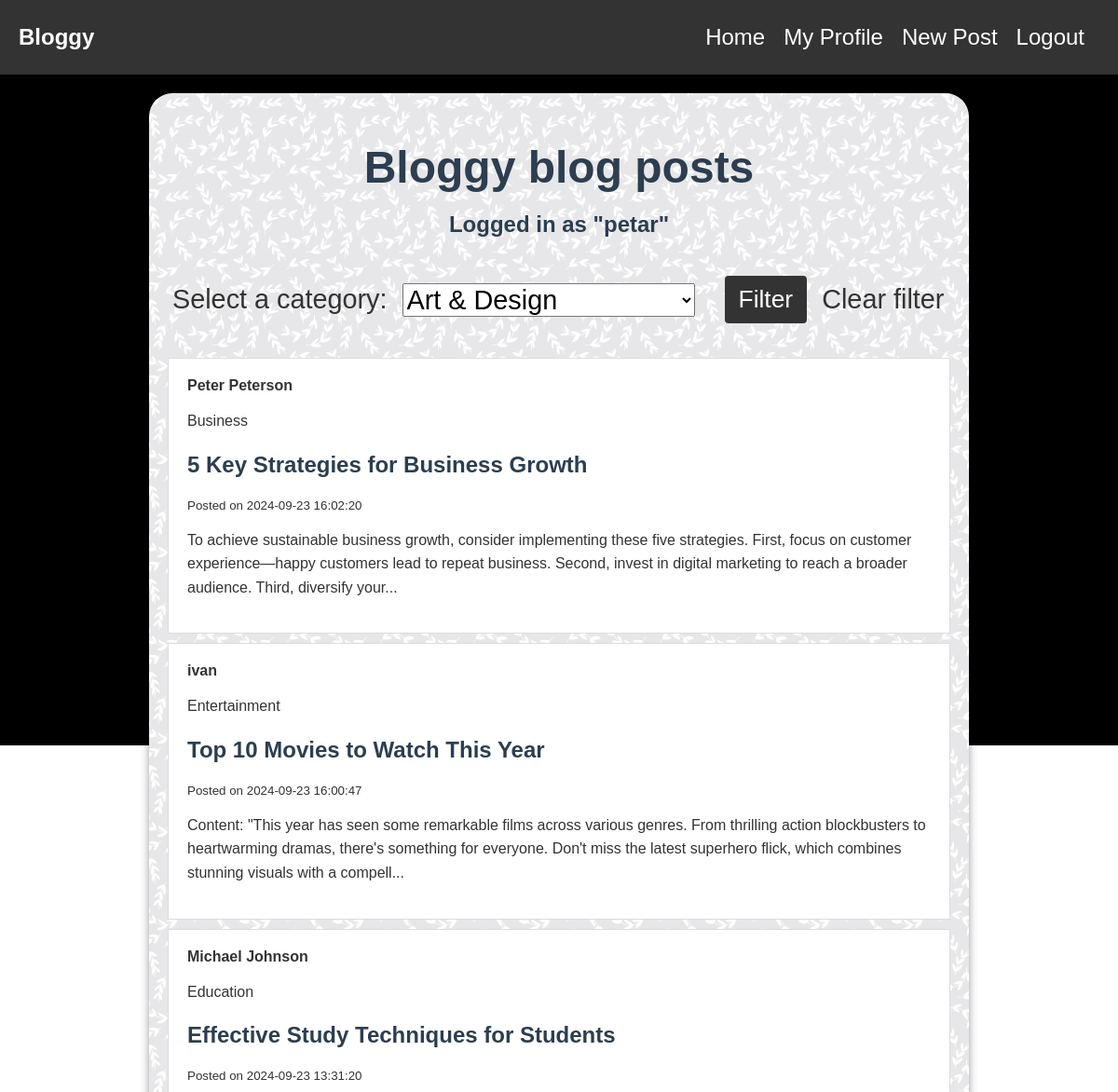
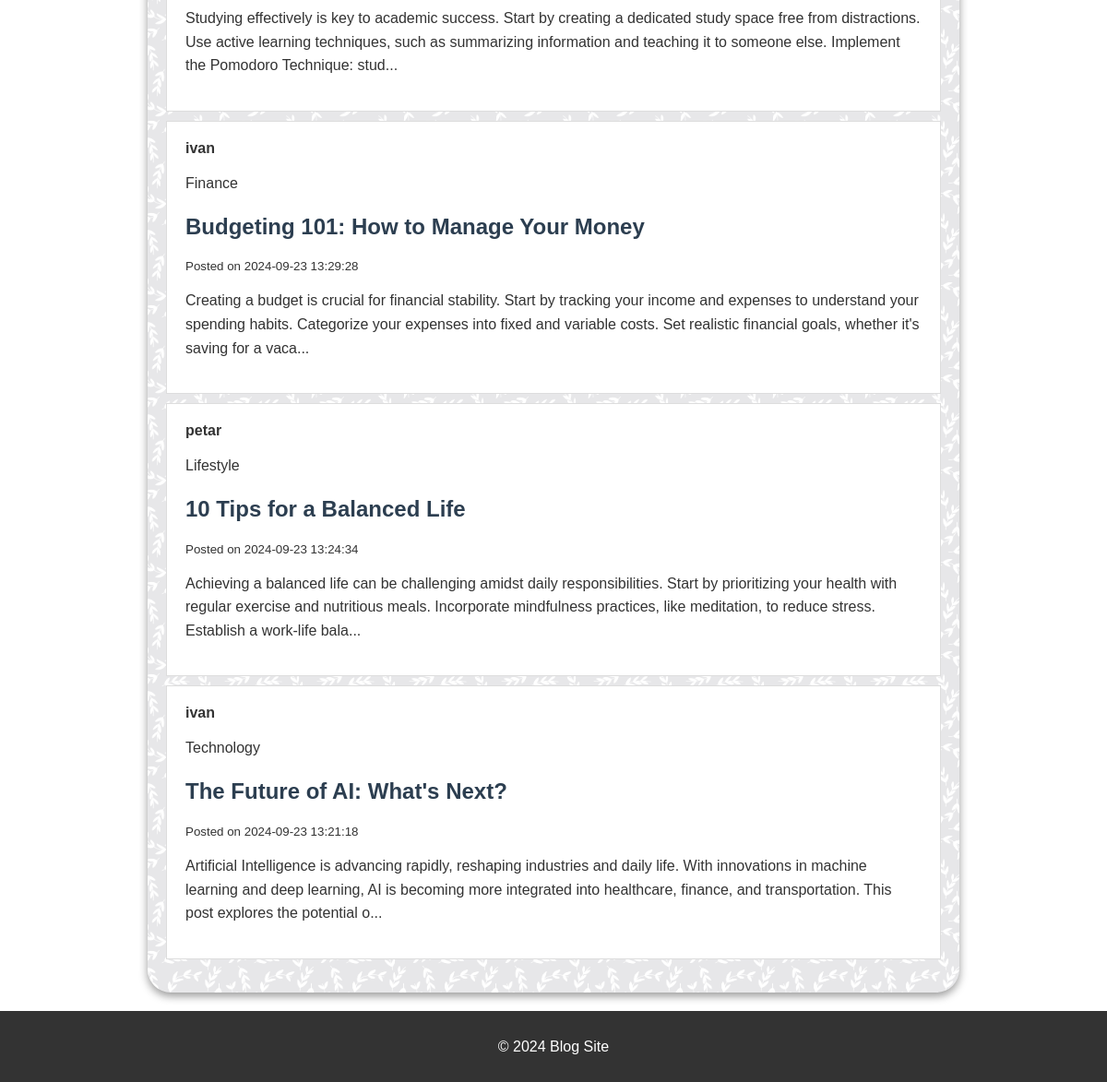
The page /index.php (signed in) on the database its author committed (2 pictures, top to bottom).
### tables this page shows
CREATE TABLE `blog_post` (
  `blog_id` int NOT NULL,
  `title` varchar(150) NOT NULL,
  `content` varchar(5000) DEFAULT NULL,
  `user_id` int NOT NULL,
  `created_timestamp` timestamp NOT NULL DEFAULT CURRENT_TIMESTAMP,
  `category_id` int NOT NULL
);

CREATE TABLE `user` (
  `user_id` int NOT NULL,
  `user_name` varchar(50) NOT NULL,
  `email` varchar(50) NOT NULL,
  `password` char(60) NOT NULL
);

CREATE TABLE `category` (
  `category_id` int NOT NULL,
  `name` varchar(25) NOT NULL
);

### index.php (called while the page is built, shortened)
<?php
require_once 'config/init.php';
$blogPostModel = new Post($connection);
$posts = $blogPostModel->get_posts();
$categories = $blogPostModel->get_categories();
$title = "Bloggy blog posts";
include 'views/home.php';
include 'views/layout.php';

### models/Post.php (called while the page is built, shortened)
<?php
class Post
{
    private $conn;
    public function __construct($db)
    {
        $this->conn = $db;
    }
    public function get_posts($category_id = null)
    {
        if ($category_id) {
            $stmt = $this->conn->prepare("SELECT bp.*, u.user_name FROM blog_post AS bp JOIN user AS u ON bp.user_id = u.user_id WHERE category_id = :category_id  ORDER BY created_timestamp DESC;");
            $stmt->bindParam(':category_id', $category_id);
        } else {
            $stmt = $this->conn->prepare("SELECT bp.*, u.user_name FROM blog_post AS bp JOIN user AS u ON bp.user_id = u.user_id ORDER BY created_timestamp DESC;");
        }
        if ($stmt->execute()) {
            $posts = $stmt->fetchAll(PDO::FETCH_ASSOC);
            return $posts;
        }
        return [];
    }
    public function get_category_name($id)
    {
        $stmt = $this->conn->prepare("SELECT name FROM category WHERE category_id = :category_id;");
        $stmt->bindParam(':category_id', $id);
        if ($stmt->execute()) {
            $post = $stmt->fetchColumn();
            return $post;
        }
        return null;
    }
    public function get_categories()
    {
        $stmt = $this->conn->prepare("SELECT * FROM category ORDER BY name;");
        if ($stmt->execute()) {
            $categories = $stmt->fetchAll(PDO::FETCH_ASSOC);
            return $categories;
        }
        return [];
    }
}

### views/home.php (the view)
<h1><?php echo htmlspecialchars($title); ?></h1>
<?php if (isset($_SESSION['user_id'])): ?>
    <h2 class="username">Logged in as "<?php echo $_SESSION["user_name"] ?>"</h2>
<?php endif; ?>
<?php if (!isset($_GET['user_id'])): ?>
    <form class="filter-form" action="index.php" method="POST">
        <label for="category">Select a category:</label>
        <select id="category" name="category_id" required>
            <?php foreach ($categories as $category): ?>
                <option
                    value="<?php echo htmlspecialchars($category['category_id']); ?>">
                    <?php echo htmlspecialchars($category['name']); ?>
                </option>
            <?php endforeach; ?>
        </select>
        <button type="submti">Filter</button>
        <a href="/blog_app/index.php">Clear filter</a>
    </form>
<?php endif; ?>
<?php if (!empty($posts)): ?>
    <div class="posts-wrapper">
        <ul>
            <?php foreach ($posts as $post): ?>
                <div class="blog-post">
                    <li>
                        <a class="post-username" href="/blog_app/user.php?user_id=<?php echo htmlspecialchars($post['user_id']) ?>">
                            <?php echo htmlspecialchars($post['user_name']) ?>
                        </a>
                        <p class="category">
                            <?php echo $blogPostModel->get_category_name($post['category_id']) ?>
                        </p>
                        <a href="/blog_app/post.php?blog_id=<?php echo htmlspecialchars($post['blog_id']) ?>">
                            <h2><?php echo htmlspecialchars($post['title']); ?></h2>
                            <small>Posted on <?php echo htmlspecialchars($post['created_timestamp']); ?></small>
                            <p class="post-content"><?php echo htmlspecialchars(substr($post['content'], 0, 250) . '...'); ?></p>
                        </a>
                    </li>
                </div>
            <?php endforeach; ?>
        </ul>
    </div>
<?php else: ?>
    <p>No posts available.</p>
<?php endif; ?>

### public/css/styles.css (style rules this page uses)
html, body { min-height: 100vh !important; margin: 0; font-family: Arial, sans-serif; color: #333; display: flex; flex-direction: column; }
a { text-decoration: none; color: inherit; transition: color 0.3s; }
.username { text-align: center; }
h1, h2 { color: #2c3e50; }
h1 { font-size: 3rem; margin-bottom: 0; text-align: center; }
h2 { margin-top: 20px; }
p { line-height: 1.6; }
.comment-username, .post-username { font-weight: bold; }
.filter-form { display: flex; flex-direction: row; align-items: center; max-width: 100%; font-size: 1.8rem; margin: 1rem auto; padding: 5px; }
.filter-form select { margin: 1rem; font-size: 1.8rem; }
.filter-form button { margin: 1rem; font-size: 1.65rem; }
button { padding: 10px 15px; background-color: #333; color: white; border: none; border-radius: 4px; cursor: pointer; }
.posts-wrapper > ul, .comments-wrapper ul { list-style-type: none !important; padding: 0; }
.blog-post { background: white; padding: 20px; margin-bottom: 10px; border: 1px solid #ddd; transition: transform 0.3s, background-color 0.3s; }

### rows shown on the page
blog_post: user.user_name "Peter Peterson", category.name "Business", title "5 Key Strategies for Business Growth", created_timestamp "2024-09-23 16:02:20", content "To achieve sustainable business growth, consider implementing these five strategies. First, focus on customer experience—happy customers lead to repeat business. Second, invest in digital marketing to reach a broader audience. Third, diversify your..."
blog_post: user.user_name "ivan", category.name "Entertainment", title "Top 10 Movies to Watch This Year", created_timestamp "2024-09-23 16:00:47", content "Content: \"This year has seen some remarkable films across various genres. From thrilling action blockbusters to heartwarming dramas, there's something for everyone. Don't miss the latest superhero flick, which combines stunning visuals with a compell..."
blog_post: user.user_name "Michael Johnson", category.name "Education", title "Effective Study Techniques for Students", created_timestamp "2024-09-23 13:31:20", content "Studying effectively is key to academic success. Start by creating a dedicated study space free from distractions. Use active learning techniques, such as summarizing information and teaching it to someone else. Implement the Pomodoro Technique: stud..."
blog_post: user.user_name "ivan", category.name "Finance", title "Budgeting 101: How to Manage Your Money", created_timestamp "2024-09-23 13:29:28", content "Creating a budget is crucial for financial stability. Start by tracking your income and expenses to understand your spending habits. Categorize your expenses into fixed and variable costs. Set realistic financial goals, whether it's saving for a vaca..."
blog_post: user.user_name "petar", category.name "Lifestyle", title "10 Tips for a Balanced Life", created_timestamp "2024-09-23 13:24:34", content "Achieving a balanced life can be challenging amidst daily responsibilities. Start by prioritizing your health with regular exercise and nutritious meals. Incorporate mindfulness practices, like meditation, to reduce stress. Establish a work-life bala..."
blog_post: user.user_name "ivan", category.name "Technology", title "The Future of AI: What's Next?", created_timestamp "2024-09-23 13:21:18", content "Artificial Intelligence is advancing rapidly, reshaping industries and daily life. With innovations in machine learning and deep learning, AI is becoming more integrated into healthcare, finance, and transportation. This post explores the potential o..."

### other values the page prints
$title "Bloggy blog posts"
$_SESSION["user_name"] "petar"
form field category_id "Art & Design"
